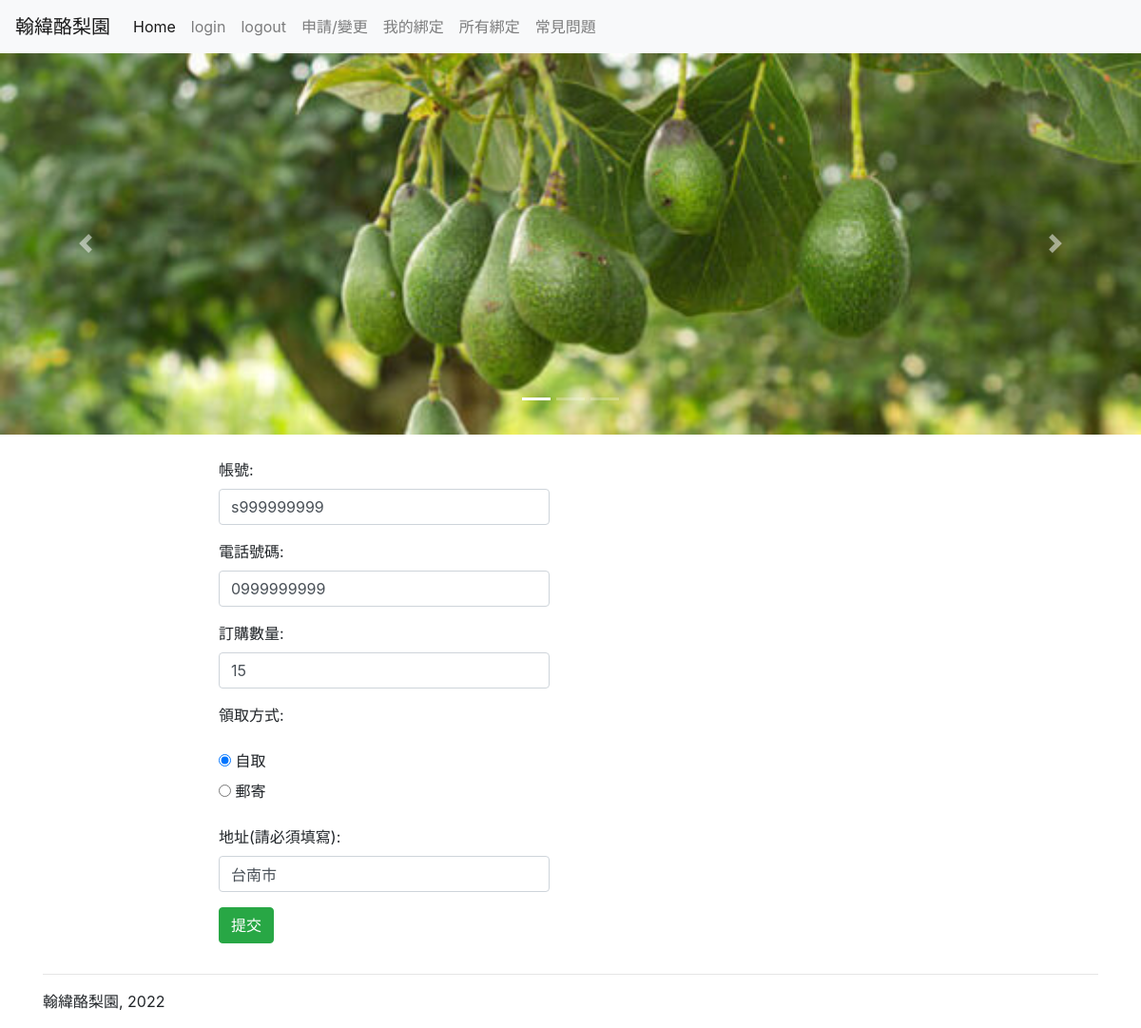
Page /apply/apply/ (signed in) on the committed database.
### apply/models.py (models this page shows, shortened)
class Person(models.Model):
    VOUCHER_CHOICES = [
        ('PE', '自取'),
        ('SE', '郵寄'),
    ]
    acc = models.CharField(max_length=10, blank=False,default='')
    amount = models.IntegerField( blank=False,default='')
    tel = models.CharField(max_length=10, blank=False,default='')
    take_id = models.CharField(max_length=2, choices = VOUCHER_CHOICES, default='PE')
    address = models.CharField(max_length=25, blank=False,default='')
    account = models.ForeignKey(User, on_delete=models.SET_NULL, null=True, blank=True) # new
    class Meta:
        ordering = ['-acc']

### apply/views.py (the view, shortened to what this page needs)
# urls.py: path('apply/', views.apply, name='apply'),
@login_required
def apply(request):
    applied_person = Person.objects.filter(account = request.user)
    if applied_person:
        form = PersonModelForm(instance = applied_person[0])
    else:
        form = PersonModelForm()
    return render(request, "apply/apply.html", {'form': form})

### apply/forms.py (shortened to what this page needs)
class PersonModelForm(forms.ModelForm):
    class Meta:
        model = Person
        fields = ['acc', 'tel', 'amount', 'take_id', 'address']
        widgets = {
            'acc': forms.TextInput(attrs = {'class': 'form-control'}),
            'tel': forms.TextInput(attrs = {'class': 'form-control'}),
            'amount': forms.TextInput(attrs = {'class': 'form-control'}),
            'take_id': forms.RadioSelect(),
            'address': forms.TextInput(attrs = {'class': 'form-control'})
        }
        labels = {
            'acc': '帳號',
            'amount': '訂購數量',
            'tel': '電話號碼',
            'take_id': '領取方式',
            'address':'地址(請必須填寫)'
        }

### apply/templates/apply/apply.html (shortened to what this page needs)
{% extends "base.html" %}
{% block content %}
    <form action="" method="POST">
        <div class="form-group">
            <div class="form-group col-md-6">
                {{ form.as_p }}
                <input class="btn btn-success" type="submit" value="提交" />
            </div>
        </div>
    </form>
{% endblock %}

### rows in the picture
Person: acc "s999999999", tel "0999999999", amount "15", take_id "☑ 自取 ☐ 郵寄", address "台南市"
